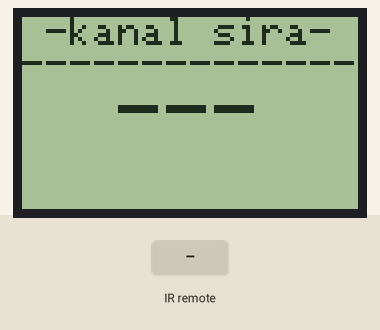
Recording of a sketch running on a simulated Arduino Uno, built with avr-gcc and run on an emulated ATmega328P. Shown: 84×48 one-colour display. The test bench sets the inputs (shaded band). What the sketch prints to the serial monitor is not drawn.

Above: at 0.05 s.
1.3 s: infrared code 0xFFA25D received
2.8 s: infrared code 0xFF629D received
4.3 s: infrared code 0xFFE21D received
Timing chart, 0 to 7.3 s (numbered marks = the images above; inputs shaded):
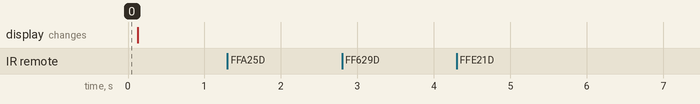

The sketch:

ardunio-kumada-kanal-sirasi-girme.ino
```cpp
#include <IRremote.h>
#include <SPI.h>
#include <Adafruit_GFX.h>
#include <Adafruit_PCD8544.h>

Adafruit_PCD8544 display = Adafruit_PCD8544(7, 6, 5, 4, 3); // pcd8544 üretici

int RECV_PIN = 2;

IRrecv IR0(RECV_PIN);

decode_results results;

// buttons from controller
const long int tus_1 =16753245;
const long int tus_2 =16736925;
const long int tus_3 =16769565;
const long int tus_4 =16720605;
const long int tus_5 =16712445;
const long int tus_6 =16761405;
const long int tus_7 =16769055;
const long int tus_8 =16754775;
const long int tus_9 =16748655;
const long int tus_0 =16750695;

// let's begin...

long int tuslar[10]={tus_1,tus_2,tus_3,tus_4,tus_5,tus_6,tus_7,tus_8,tus_9,tus_0};

int p=0;    //kontrol deger

void setup()
{

  display.begin();
  display.clearDisplay(); // bu yapılmazsa başta çıkan yıldız sürekli çıkar
  // you can change the contrast around to adapt the display for the best viewing!
  display.setContrast(100);

  Serial.begin(9600);

  Serial.println("Enabling IRin");
  IR0.enableIRIn(); // Start the receiver
  Serial.println("Enabled IRin");
}
int  k, l, m;   //hesap degerleri

void loop()
{

  int u = 0; // bu işlem yapacak
  display.setTextSize(1);
  display.setTextColor(BLACK);
  display.println(" -kanal sira-");
  display.println("--------------"); // 14 karakter alabiliyor
  display.setTextSize(2);
  display.print("  ");
  display.print("---");
  display.display();

  if (IR0.decode(&results))
  {                                // tus kodu aliciya ulastiysa


    Serial.println(results.value);
    IR0.resume();                  // yeniden farkli tuslara basildiginda tekrar calis
    display.clearDisplay();        // once bir silelim
    display.setTextSize(1);
    display.setTextColor(BLACK);
    display.println(" -kanal sira-");
    display.println("--------------"); // 14 karakter alabiliyor
    display.setTextSize(2);
    display.print("  ");

    switch (results.value)
    {
    case tus_1:
      k = 1;
      break;
    case tus_2:
      k = 2;
      break;
    case tus_3:
      k = 3;
      break;
    case tus_4:
      k = 4;
      break;
    case tus_5:
      k = 5;
      break;
    case tus_6:
      k = 6;
      break;
    case tus_7:
      k = 7;
      break;
    case tus_8:
      k = 8;
      break;
    case tus_9:
      k = 9;
      break;
    case tus_0:
      k = 0;
      break;
    }
    Serial.print("k degeri :");
    Serial.println(k);
    u = k * 1;
    display.print(u);
    display.display();

    for (int i = 0; i < 7; i++)
    { // 700 ms beklerken basma olacak mı
      Serial.print("1.fonk :");
      Serial.println(i+1);
      if (IR0.decode(&results))
      {
        for(int j=0;j<10;j++){    //basili tutmak bozuk degerler donduruyor
          if((long int)results.value==tuslar[j]){
            p=1;
          }
        }
        if(p!=1) {
          Serial.print("hatali deger:");
          Serial.println(results.value);
          p=0;
          delay(500);
          continue;
        }
        Serial.print("1.fonk devam");
        Serial.println(results.value);
        u = 0;                    // u degiscek demek
        IR0.resume();             // yeniden farkli tuslara basildiginda tekrar calis
        display.clearDisplay();   // once bir silelim
        display.setTextSize(1);
        display.setTextColor(BLACK);
        display.println(" -kanal sira-");
        display.println("--------------"); // 14 karakter alabiliyor
        display.setTextSize(2);
        display.print("  ");

        switch (results.value)
        {
        case tus_1:
          l = 1;
          break;
        case tus_2:
          l = 2;
          break;
        case tus_3:
          l = 3;
          break;
        case tus_4:
          l = 4;
          break;
        case tus_5:
          l = 5;
          break;
        case tus_6:
          l = 6;
          break;
        case tus_7:
          l = 7;
          break;
        case tus_8:
          l = 8;
          break;
        case tus_9:
          l = 9;
          break;
        case tus_0:
          l = 0;
          break;
        }
        Serial.print("l degeri :");
        Serial.println(l);
        u = k * 10 + l * 1;
        display.print(u);
        display.display();
        break;
      }
      delay(250);
    }

    for (int i = 0; i < 7; i++)
    { // 700 ms beklerken basma olacak mi
      if (IR0.decode(&results))
      {
        Serial.print("2.fonk :");
        Serial.println(i+1);
        for(int j=0;j<10;j++){    //basili tutmak bozuk degerler donduruyor
          if((long int)results.value==tuslar[j]){
            p=1;
          }
        }
        if(p!=1) {
          Serial.print("hatali deger:");
          Serial.println(results.value);
          p=0;
          continue;
        }

        Serial.print("2.fonk devam");

        Serial.println(results.value);
        u = 0;                    // u degiscek demek
        IR0.resume();             // yeniden farkli tuslara basildiginda tekrar calis
        display.clearDisplay();   // once bir silelim
        display.setTextSize(1);
        display.setTextColor(BLACK);
        display.println(" -kanal sira-");
        display.println("--------------"); // 14 karakter alabiliyor
        display.setTextSize(2);
        display.print("  ");

        switch (results.value)
        {
        case tus_1:
          m = 1;
          break;
        case tus_2:
          m = 2;
          break;
        case tus_3:
          m = 3;
          break;
        case tus_4:
          m = 4;
          break;
        case tus_5:
          m = 5;
          break;
        case tus_6:
          m = 6;
          break;
        case tus_7:
          m = 7;
          break;
        case tus_8:
          m = 8;
          break;
        case tus_9:
          m = 9;
          break;
        case tus_0:
          m = 0;
          break;
        }
        Serial.print("m degeri :");
        Serial.println(m);
        u = k * 100 + l * 10 + m * 1;
        display.print(u);
        display.display();
        break;
      }
      delay(250);   //delay olmazsa bos gecmesi muhtemel
    }
    Serial.print("okunan deger :");
    Serial.println(u);
    Serial.println("3sn once");
    delay(3000); // 5 sn bekle
    Serial.println("3sn bitti");
  }
  display.display();
  display.clearDisplay();
}
```

Measured:
- after the input at 1.3 s, every drawn part: stays the same
- after the input at 2.8 s, every drawn part: stays the same
- after the input at 4.3 s, every drawn part: stays the same
